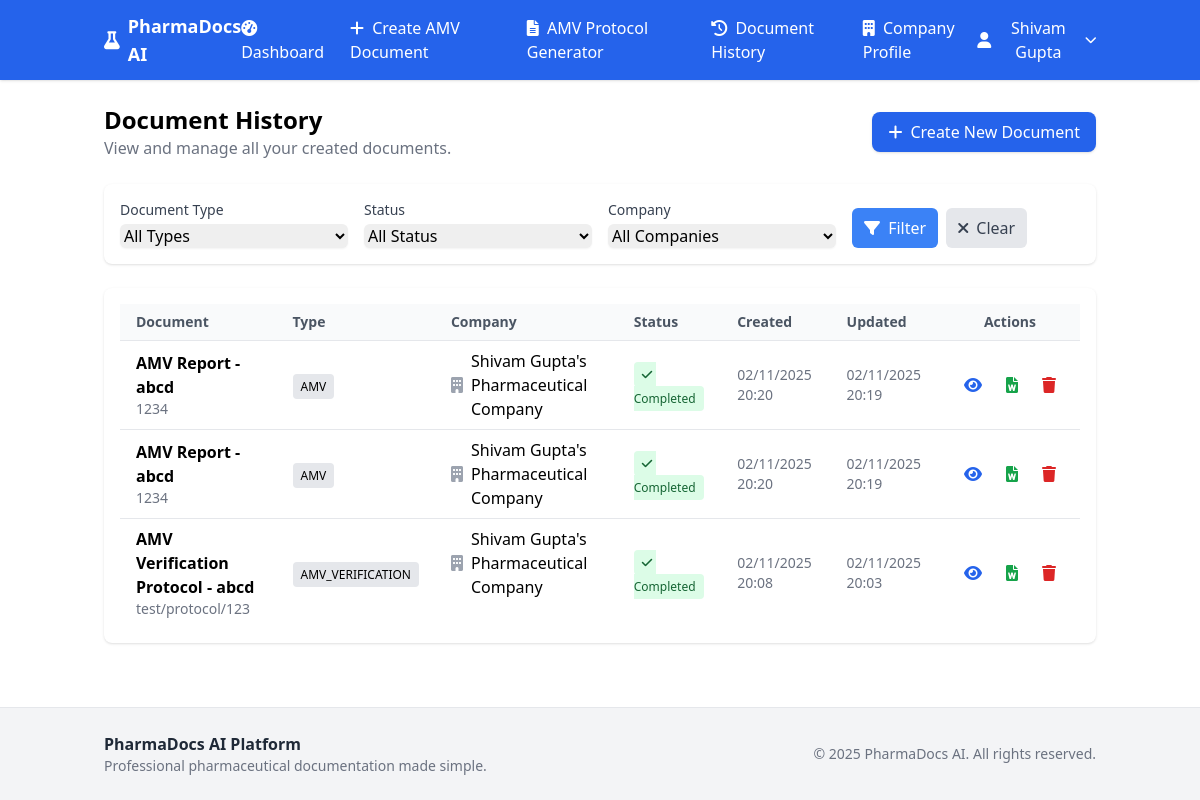
The app's page /dashboard/documents (signed in) with its own data.
### models.py (models this page shows, shortened)
class User(db.Model):
    __tablename__ = 'users'
    id: Mapped[int] = mapped_column(Integer, primary_key=True)
    firebase_uid: Mapped[str] = mapped_column(String(128), unique=True, nullable=False)
    email: Mapped[str] = mapped_column(String(120), unique=True, nullable=False)
    name: Mapped[str] = mapped_column(String(100), nullable=False)
    is_admin: Mapped[bool] = mapped_column(Boolean, default=False)
    created_at: Mapped[datetime] = mapped_column(DateTime, default=datetime.now)
    last_login: Mapped[datetime] = mapped_column(DateTime, nullable=True)
    password_hash: Mapped[str] = mapped_column(String(255), nullable=True, default="")
    companies: Mapped[List["Company"]] = relationship("Company", back_populates="user")
    documents: Mapped[List["Document"]] = relationship("Document", back_populates="user")
    activity_logs: Mapped[List["ActivityLog"]] = relationship("ActivityLog", back_populates="user")

class Document(db.Model):
    __tablename__ = 'documents'
    id: Mapped[int] = mapped_column(Integer, primary_key=True)
    user_id: Mapped[int] = mapped_column(Integer, ForeignKey('users.id'), nullable=False)
    company_id: Mapped[int] = mapped_column(Integer, ForeignKey('companies.id'), nullable=False)
    document_type: Mapped[str] = mapped_column(String(50), nullable=False)  # AMV, PV, Stability, etc.
    document_number: Mapped[str] = mapped_column(String(100), nullable=True)
    title: Mapped[str] = mapped_column(String(300), nullable=False)
    status: Mapped[str] = mapped_column(String(20), default='draft')  # draft, generated, completed
    stp_file_url: Mapped[str] = mapped_column(String(500), nullable=True)
    raw_data_url: Mapped[str] = mapped_column(String(500), nullable=True)
    method_analysis_file_url: Mapped[str] = mapped_column(String(500), nullable=True)  # Added for AMV
    generated_doc_url: Mapped[str] = mapped_column(String(500), nullable=True)
    generated_excel_url: Mapped[str] = mapped_column(String(500), nullable=True)
    document_metadata: Mapped[str] = mapped_column(Text, nullable=True)  # JSON string for additional data
    created_at: Mapped[datetime] = mapped_column(DateTime, default=datetime.now())
    updated_at: Mapped[datetime] = mapped_column(DateTime, default=datetime.now(), onupdate=datetime.now())
    user: Mapped["User"] = relationship("User", back_populates="documents")
    company: Mapped["Company"] = relationship("Company", back_populates="documents")
    amv_details: Mapped["AMVDocument"] = relationship("AMVDocument", back_populates="document", uselist=False)
    amv_verification_details: Mapped["AMVVerificationDocument"] = relationship("AMVVerificationDocument", back_populates="document", uselist=False)

class Company(db.Model):
    __tablename__ = 'companies'
    id: Mapped[int] = mapped_column(Integer, primary_key=True)
    user_id: Mapped[int] = mapped_column(Integer, ForeignKey('users.id'), nullable=False)
    name: Mapped[str] = mapped_column(String(200), nullable=False)
    address: Mapped[str] = mapped_column(Text, nullable=True)
    logo_url: Mapped[str] = mapped_column(String(500), nullable=True)
    created_at: Mapped[datetime] = mapped_column(DateTime, default=datetime.utcnow)
    glass_materials: Mapped[str] = mapped_column(Text, nullable=True) # JSON string for glass materials
    user: Mapped["User"] = relationship("User", back_populates="companies")
    sub_brands: Mapped[List["SubBrand"]] = relationship("SubBrand", back_populates="company")
    documents: Mapped[List["Document"]] = relationship("Document", back_populates="company")
    equipment_list: Mapped[List["Equipment"]] = relationship("Equipment", back_populates="company")
    glass_materials_list: Mapped[List["GlassMaterial"]] = relationship("GlassMaterial", back_populates="company")
    other_materials_list: Mapped[List["OtherMaterial"]] = relationship("OtherMaterial", back_populates="company")
    reagents_list: Mapped[List["Reagent"]] = relationship("Reagent", back_populates="company")
    reference_products_list: Mapped[List["ReferenceProduct"]] = relationship("ReferenceProduct", back_populates="company")

### app_routes/dashboard.py (the view)
@bp.route('/documents')
def document_history():
    if 'user_id' not in session:
        return redirect(url_for('auth.login'))
    user = User.query.get(session['user_id'])
    page = request.args.get('page', 1, type=int)
    per_page = 10
    documents = Document.query.filter_by(user_id=user.id)\
                             .order_by(desc(Document.updated_at))\
                             .paginate(page=page, per_page=per_page, error_out=False)
    companies = Company.query.filter_by(user_id=user.id).all()
    return render_template('document_history.html',
                         user=user,
                         documents=documents,
                         companies=companies)

### app.py (called while the page is built)
@app.context_processor
def utility_processor():
    return {
        'get_amv_documents_count': get_amv_documents_count,
        'get_amv_verification_count': get_amv_verification_count
    }

### templates/document_history.html (shortened to what this page needs)
{% extends "base.html" %}
{% block content %}
<div class="container mx-auto px-4 py-6">
  <div class="flex items-center justify-between mb-6">
    <div>
      <h1 class="text-2xl font-bold">Document History</h1>
      <p class="text-gray-500">View and manage all your created documents.</p>
    </div>
    <a href="{{ url_for('documents.create_document') }}"
       class="inline-flex items-center px-4 py-2 bg-blue-600 text-white rounded-lg shadow hover:bg-blue-700">
      <i class="fas fa-plus mr-2"></i> Create New Document
    </a>
  </div>
  <div class="bg-white shadow rounded-lg p-4 mb-6">
    <form method="GET" class="grid grid-cols-1 md:grid-cols-4 gap-4">
      <div>
        <label for="filterType" class="block text-sm font-medium text-gray-700">Document Type</label>
        <select id="filterType" name="type" class="mt-1 block w-full rounded-md border-gray-300 shadow-sm focus:ring-blue-500 focus:border-blue-500">
          <option value="">All Types</option>
        </select>
      </div>
      <div>
        <label for="filterStatus" class="block text-sm font-medium text-gray-700">Status</label>
        <select id="filterStatus" name="status" class="mt-1 block w-full rounded-md border-gray-300 shadow-sm focus:ring-blue-500 focus:border-blue-500">
          <option value="">All Status</option>
        </select>
      </div>
      <div>
        <label for="filterCompany" class="block text-sm font-medium text-gray-700">Company</label>
        <select id="filterCompany" name="company" class="mt-1 block w-full rounded-md border-gray-300 shadow-sm focus:ring-blue-500 focus:border-blue-500">
          <option value="">All Companies</option>
        </select>
      </div>
      <div class="flex items-end gap-2">
        <button type="submit" class="px-3 py-2 bg-blue-500 text-white rounded-md hover:bg-blue-600">
          <i class="fas fa-filter mr-1"></i> Filter
        </button>
        <a href="{{ url_for('dashboard.document_history') }}"
           class="px-3 py-2 bg-gray-200 text-gray-700 rounded-md hover:bg-gray-300">
          <i class="fas fa-times mr-1"></i> Clear
        </a>
      </div>
    </form>
  </div>
  <div class="bg-white shadow rounded-lg">
    <div class="p-4">
      {% if documents.items %}
        <div class="overflow-x-auto">
          <table class="min-w-full divide-y divide-gray-200">
            <thead class="bg-gray-50">
              <tr>
                <th class="px-4 py-2 text-left text-sm font-semibold text-gray-600">Document</th>
                <th class="px-4 py-2 text-left text-sm font-semibold text-gray-600">Type</th>
                <th class="px-4 py-2 text-left text-sm font-semibold text-gray-600">Company</th>
                <th class="px-4 py-2 text-left text-sm font-semibold text-gray-600">Status</th>
                <th class="px-4 py-2 text-left text-sm font-semibold text-gray-600">Created</th>
                <th class="px-4 py-2 text-left text-sm font-semibold text-gray-600">Updated</th>
                <th class="px-4 py-2 text-center text-sm font-semibold text-gray-600">Actions</th>
              </tr>
            </thead>
            <tbody class="divide-y divide-gray-200">
              {% for doc in documents.items %}
                <tr>
                  <td class="px-4 py-2">
                    <div class="font-semibold">{{ doc.title }}</div>
                    {% if doc.document_number %}<div class="text-sm text-gray-500">{{ doc.document_number }}</div>{% endif %}
                  </td>
                  <td class="px-4 py-2">
                    <span class="px-2 py-1 text-xs rounded bg-gray-200">{{ doc.document_type }}</span>
                  </td>
                  <td class="px-4 py-2 flex items-center">
                    {% if doc.company.logo_url %}
                      <img src="{{ doc.company.logo_url }}" alt="Logo" class="h-6 w-6 rounded-full mr-2">
                    {% else %}
                      <i class="fas fa-building text-gray-400 mr-2"></i>
                    {% endif %}
                    <span>{{ doc.company.name }}</span>
                  </td>
                  <td class="px-4 py-2">
                    {% if doc.status == 'completed' %}
                      <span class="px-2 py-1 text-xs rounded bg-green-100 text-green-800"><i class="fas fa-check mr-1"></i>Completed</span>
                    {% elif doc.status == 'generated' %}
                      <span class="px-2 py-1 text-xs rounded bg-blue-100 text-blue-800"><i class="fas fa-file-export mr-1"></i>Generated</span>
                    {% else %}
                      <span class="px-2 py-1 text-xs rounded bg-yellow-100 text-yellow-800"><i class="fas fa-edit mr-1"></i>Draft</span>
                    {% endif %}
                  </td>
                  <td class="px-4 py-2 text-sm text-gray-500">{{ doc.created_at.strftime("%d/%m/%Y %H:%M") }}</td>
                  <td class="px-4 py-2 text-sm text-gray-500">{{ doc.updated_at.strftime("%d/%m/%Y %H:%M") }}</td>
                  <td class="px-4 py-2 text-center">
                    <div class="flex justify-center space-x-2">
                      <a href="{{ url_for('documents.view_document', document_id=doc.id) }}" class="p-2 text-blue-600 hover:bg-blue-50 rounded" title="View">
                        <i class="fas fa-eye"></i>
                      </a>
                      {% if doc.generated_doc_url %}
                        <a href="{{ url_for('documents.download_document', document_id=doc.id, file_type='doc') }}" class="p-2 text-green-600 hover:bg-green-50 rounded" title="Download Word">
                          <i class="fas fa-file-word"></i>
                        </a>
                      {% endif %}
                      <button onclick="deleteDocument('{{ doc.id }}')" class="p-2 text-red-600 hover:bg-red-50 rounded" title="Delete">
                        <i class="fas fa-trash"></i>
                      </button>
                    </div>
                  </td>
                </tr>
              {% endfor %}
            </tbody>
          </table>
        </div>
      {% endif %}
    </div>
  </div>
</div>
{% endblock %}

### templates/base.html (shortened to what this page needs)
<!DOCTYPE html>
<html lang="en">
  <head>
    <script src="https://cdn.tailwindcss.com"></script>
    <link href="https://cdnjs.cloudflare.com/ajax/libs/font-awesome/6.0.0/css/all.min.css"
          rel="stylesheet">
  </head>
  <body class="flex flex-col min-h-screen {% block body_class %}{% endblock %}">
    {% if session.user_id %}
      <nav class="bg-primary text-white shadow">
        <div class="container mx-auto px-4 py-3 flex justify-between items-center">
          <a href="{{ url_for('dashboard.user_dashboard') }}" class="flex items-center space-x-2 font-semibold text-lg">
            <i class="fas fa-flask"></i>
            <span>PharmaDocs AI</span>
          </a>
          <div class="space-x-6 hidden md:flex">
            <a href="{{ url_for('dashboard.user_dashboard') }}" class="hover:text-gray-200">
              <i class="fas fa-tachometer-alt mr-1"></i> Dashboard
            </a>
            <a href="{{ url_for('amv_bp.create_amv_form') }}" class="hover:text-gray-200">
              <i class="fas fa-plus mr-1"></i> Create AMV Document
            </a>
            <a href="{{ url_for('amv_bp.amv_verification_protocol_page') }}" class="hover:text-gray-200">
              <i class="fas fa-file-alt mr-1"></i> AMV Protocol Generator
            </a>
            <a href="{{ url_for('dashboard.document_history') }}" class="hover:text-gray-200">
              <i class="fas fa-history mr-1"></i> Document History
            </a>
            <a href="{{ url_for('company.company_profile') }}" class="hover:text-gray-200">
              <i class="fas fa-building mr-1"></i> Company Profile
            </a>
          </div>
          <div class="relative" x-data="{ open: false }" @click.outside="open = false">
            <button @click="open = !open"
                    class="flex items-center space-x-2 focus:outline-none">
              <i class="fas fa-user"></i>
              <span>{{ user.name if user else 'User' }}</span>
              <i class="fas fa-chevron-down text-xs transition-transform"
                :class="open ? 'rotate-180' : ''"></i>
            </button>
          </div>
        </div>
      </nav>
    {% endif %}
    <main class="flex-grow">
      {% block content %}{% endblock %}
    </main>
    <footer class="bg-gray-100 mt-8 py-6 border-t">
      <div class="container mx-auto px-4 flex flex-col md:flex-row justify-between items-center">
        <div class="text-center md:text-left mb-4 md:mb-0">
          <h5 class="font-semibold text-gray-800">PharmaDocs AI Platform</h5>
          <p class="text-gray-500 text-sm">Professional pharmaceutical documentation made simple.</p>
        </div>
        <div class="text-gray-500 text-sm">
          &copy; 2025 PharmaDocs AI. All rights reserved.
        </div>
      </div>
    </footer>
  </body>
</html>

### records on screen
User: name "Shivam Gupta"
Document: title "AMV Report - abcd", document_number "1234", document_type "AMV", company.name "Shivam Gupta's Pharmaceutical Company", status "completed" (drawn), created_at "02/11/2025 20:20", updated_at "02/11/2025 20:19"
Document: title "AMV Report - abcd", document_number "1234", document_type "AMV", company.name "Shivam Gupta's Pharmaceutical Company", status "completed" (drawn), created_at "02/11/2025 20:20", updated_at "02/11/2025 20:19"
Document: title "AMV Verification Protocol - abcd", document_number "test/protocol/123", document_type "AMV_VERIFICATION", company.name "Shivam Gupta's Pharmaceutical Company", status "completed" (drawn), created_at "02/11/2025 20:08", updated_at "02/11/2025 20:03"
